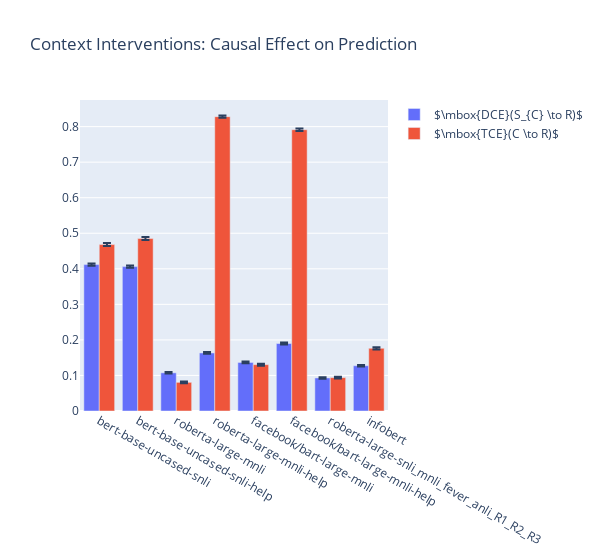

Write notebook code for a chart like this one.
### Code cell
metric_col = 'causal_effect'
interventions = ['intervention_2', 'intervention_3']
result_set = {}

for item in ['mean', 'sem', 'std']:
    for intervention in interventions:
        result_set['model'] = []
        result_set[f'{intervention}_{item}'] = []
        for model in models:
            results_path = f'../experiments/results/{intervention}/{model}/summary_results.tsv'
            results = pd.read_csv(results_path, sep='\t', index_col=0)
            result_set['model'].append(model)
            result_set[f'{intervention}_{item}'].append(results.at[item, metric_col])

result_set = pd.DataFrame(result_set)

fig = plot_metric_comparison(result_set, interventions, metric_col)
fig.update_layout(
        title=r'Context Interventions: Causal Effect on Prediction',
    )
fig.show()
fig.write_image('./results/plots/context_prediction_change.pdf')

### Figure 1 — Plotly figure (JSON) as saved in the notebook; plotly's stock layout.template omitted (floating-point values rounded to 4 significant figures)
{"data": [{"error_y": {"array": [0.003408, 0.003401, 0.002144, 0.002559, 0.002378, 0.002716, 0.002012, 0.002308], "type": "data"}, "name": "$\\mbox{DCE}(S_{C} \\to R)$", "type": "bar", "x": ["bert-base-uncased-snli", "bert-base-uncased-snli-help", "roberta-large-mnli", "roberta-large-mnli-help", "facebook/bart-large-mnli", "facebook/bart-large-mnli-help", "roberta-large-snli_mnli_fever_anli_R1_R2_R3", "infobert"], "y": [0.4118, 0.4061, 0.1074, 0.1633, 0.1366, 0.1899, 0.09306, 0.1273]}, {"error_y": {"array": [0.004175, 0.004182, 0.002278, 0.003158, 0.002817, 0.0034, 0.00244, 0.003189], "type": "data"}, "name": "$\\mbox{TCE}(C \\to R)$", "type": "bar", "x": ["bert-base-uncased-snli", "bert-base-uncased-snli-help", "roberta-large-mnli", "roberta-large-mnli-help", "facebook/bart-large-mnli", "facebook/bart-large-mnli-help", "roberta-large-snli_mnli_fever_anli_R1_R2_R3", "infobert"], "y": [0.4682, 0.4851, 0.08064, 0.8279, 0.1303, 0.7913, 0.09387, 0.1763]}], "layout": {"barmode": "group", "title": {"text": "Context Interventions: Causal Effect on Prediction"}, "width": 600}}
